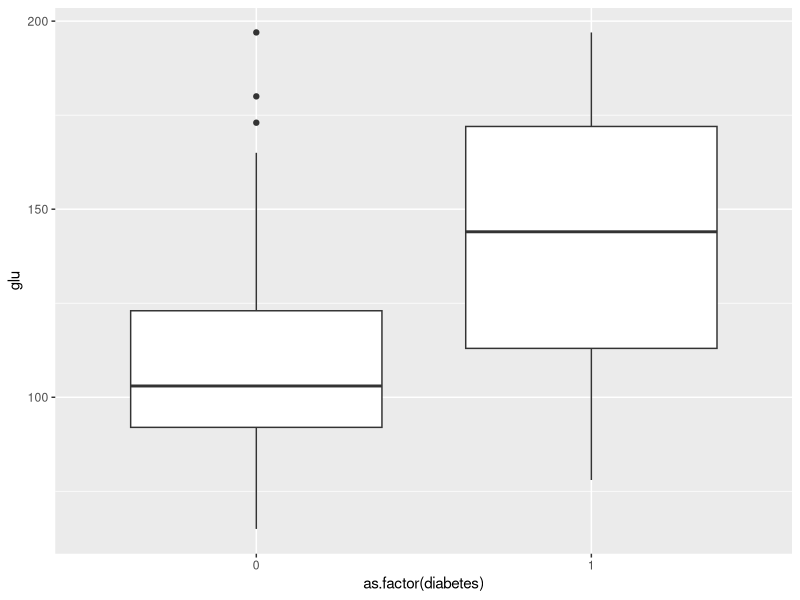

The R script that drew this image:
## ---- chunk 1
knitr::opts_chunk$set(echo = TRUE)
require(ggplot2)
## ---- chunk 2
library(MASS);
head(Pima.te)
## ---- chunk 3
?Pima.te
## ---- chunk 4
Pima.te$diabetes <- ifelse( Pima.te$type=='Yes', 1, 0);
head(Pima.te)
## ---- chunk 5

#TODO: code goes here to add a `diabetes` column to Pima.tr.

## ---- chunk 6
pp <- ggplot(Pima.te, aes(x=as.factor(diabetes), group=diabetes, y=glu)) + geom_boxplot();
pp
## ---- chunk 7

# TODO: code goes here.

## ---- chunk 8
lr_glu <- glm( diabetes ~ 1 + glu, data=Pima.te, family=binomial );
lr_glu
## ---- chunk 9
# type='response' tells R to output p(X), i.e., the (estimated) logistic function
# evaluated on the given data.
# newdata=Pima.tr[1,] tells R to apply our trained model lr_glu
# to the predictors (in this case, just `glu`) in the first row of Pima.tr.
predict(lr_glu, type='response', newdata = Pima.tr[1,] )
## ---- chunk 10
Pima.tr[1,]$diabetes
## ---- chunk 11
probabilities <- predict(lr_glu, type='response', newdata = Pima.tr );
predictions <- ifelse(probabilities>0.5, 1, 0);
# Now, how many predictions did we get right?
# Count up how many of our predicted diabetes statuses agree with the true labels,
# and divide by the total number of patients to get fraction of correct labels.
sum(predictions==Pima.tr$diabetes)/nrow(Pima.tr)
## ---- chunk 12
sum(Pima.tr$diabetes==0)/nrow(Pima.tr)
